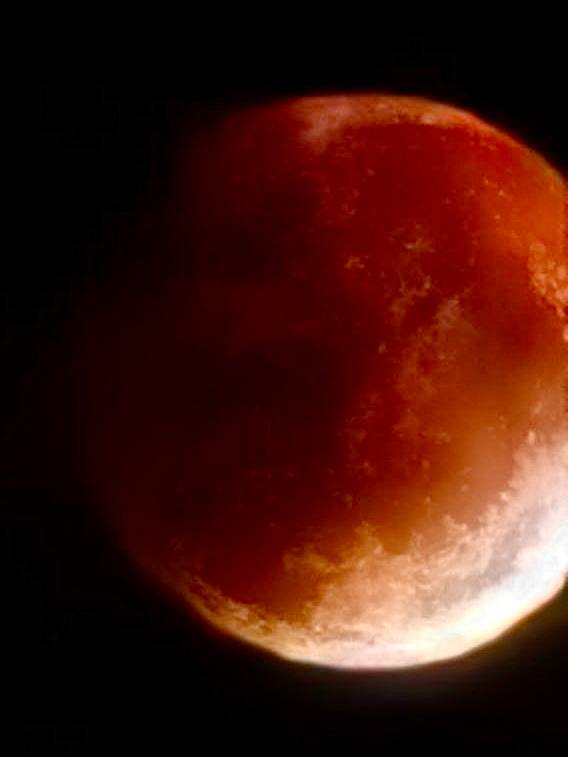
#> input picture image1.png, 568 x 757 px; its folder holds only this picture in this run
$ python -i video_processor.py   (imports and definitions only)   (older library calls are emulated)
#> lines starting #> are read from the running program, lines starting #| are printed output that depends on the picture; after the words box and inside, x2 and y2 are one past the last pixel; in counts of white or black regions, pixels touching at a corner belong together
#> further down, picture is the input picture: shape (757, 568, 3); mean B, G, R 15.2, 23.7, 66.8
"""
Хелпер для обработки видео с использованием готовых методов OpenCV.
Использует готовые функции сегментации OpenCV для покадровой обработки видео.
"""
import cv2
import numpy as np
from typing import Optional, Tuple


def process_video_frame_edges_opencv(frame: np.ndarray, operator: str = 'canny',
                                     threshold1: float = 50.0, threshold2: float = 150.0,
                                     **kwargs) -> np.ndarray:
    """
    Обрабатывает кадр видео для выделения краёв используя готовые методы OpenCV.

    Параметры:
        frame: np.ndarray — кадр видео в оттенках серого [0,255]
        operator: str — оператор ('canny', 'sobel', 'laplacian')
        threshold1: float — первый порог для Canny
        threshold2: float — второй порог для Canny
        **kwargs — дополнительные параметры для операторов

    Возвращает:
        np.ndarray — бинарная маска краёв (0 и 255)
    """
#> called with operator = 'canny', threshold1 = 50, threshold2 = 150
    if len(frame.shape) == 3:
        gray_frame = cv2.cvtColor(frame, cv2.COLOR_BGR2GRAY)
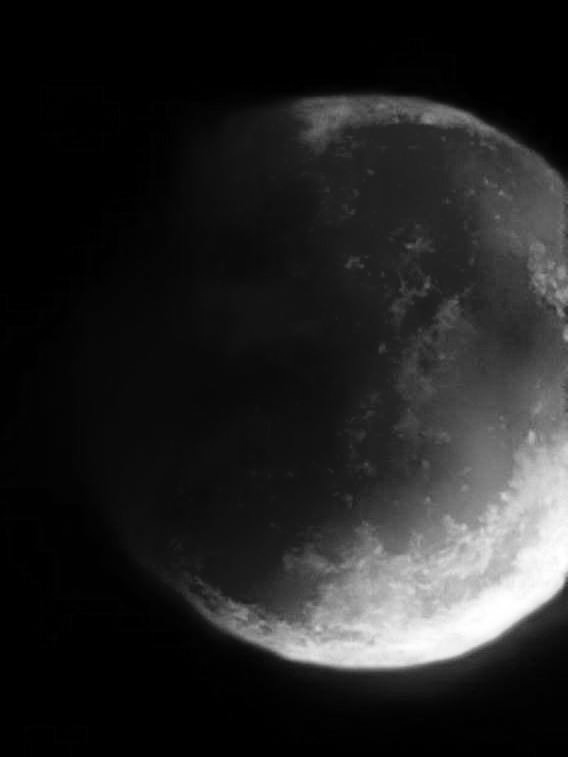
#> gray_frame: shape (757, 568); min 0, max 255, mean 35.6
    else:
        gray_frame = frame.copy()

    if operator.lower() == 'canny':
        # Используем готовый алгоритм Canny из OpenCV
        edges = cv2.Canny(gray_frame, int(threshold1), int(threshold2))
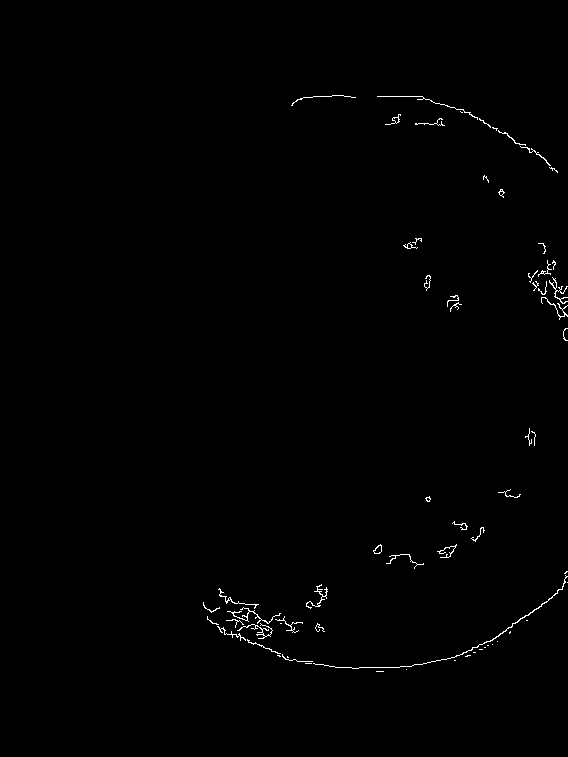
#> edges: shape (757, 568); 0.56% white in thin lines or dots, all inside (x1, y1, x2, y2) = (203, 95, 568, 672)
        return edges
    elif operator.lower() == 'sobel':
        # Используем Sobel из OpenCV
        sobelx = cv2.Sobel(gray_frame, cv2.CV_64F, 1, 0, ksize=3)
        sobely = cv2.Sobel(gray_frame, cv2.CV_64F, 0, 1, ksize=3)
        magnitude = np.sqrt(sobelx**2 + sobely**2)
        # Бинаризация по порогу
        threshold = kwargs.get('threshold', threshold1)
        binary = np.zeros_like(gray_frame, dtype=np.uint8)
        binary[magnitude > threshold] = 255
        return binary
    elif operator.lower() == 'laplacian':
        # Используем Laplacian из OpenCV
        laplacian = cv2.Laplacian(gray_frame, cv2.CV_64F)
        laplacian = np.abs(laplacian)
        threshold = kwargs.get('threshold', threshold1)
        binary = np.zeros_like(gray_frame, dtype=np.uint8)
        binary[laplacian > threshold] = 255
        return binary
    else:
        raise ValueError(f"Неизвестный оператор: {operator}")


# [174 lines left out: functions process_video_frame_global_threshold_opencv, process_video_frame_adaptive_threshold_opencv, process_video_opencv, not called in this run]

>>> import cv2
>>> picture = cv2.imread('../../../image1.png')
>>> result = process_video_frame_edges_opencv(picture)
